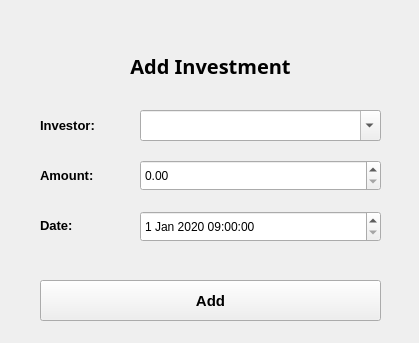
<?xml version="1.0" encoding="UTF-8"?>
<ui version="4.0">
 <class>MainWindow</class>
 <widget class="QMainWindow" name="MainWindow">
  <property name="geometry">
   <rect>
    <x>0</x>
    <y>0</y>
    <width>419</width>
    <height>343</height>
   </rect>
  </property>
  <property name="windowTitle">
   <string>Investment Entry</string>
  </property>
  <widget class="QWidget" name="centralwidget">
   <widget class="QLabel" name="label_4">
    <property name="geometry">
     <rect>
      <x>40</x>
      <y>40</y>
      <width>341</width>
      <height>51</height>
     </rect>
    </property>
    <property name="font">
     <font>
      <family>Kristen ITC</family>
      <pointsize>15</pointsize>
      <weight>75</weight>
      <italic>false</italic>
      <bold>true</bold>
     </font>
    </property>
    <property name="text">
     <string>Add Investment</string>
    </property>
    <property name="alignment">
     <set>Qt::AlignCenter</set>
    </property>
   </widget>
   <widget class="QDateTimeEdit" name="joinDateInput">
    <property name="geometry">
     <rect>
      <x>140</x>
      <y>211</y>
      <width>241</width>
      <height>31</height>
     </rect>
    </property>
    <property name="date">
     <date>
      <year>2020</year>
      <month>1</month>
      <day>1</day>
     </date>
    </property>
    <property name="time">
     <time>
      <hour>9</hour>
      <minute>0</minute>
      <second>0</second>
     </time>
    </property>
   </widget>
   <widget class="QLabel" name="label">
    <property name="geometry">
     <rect>
      <x>40</x>
      <y>160</y>
      <width>71</width>
      <height>31</height>
     </rect>
    </property>
    <property name="font">
     <font>
      <pointsize>10</pointsize>
      <weight>75</weight>
      <bold>true</bold>
     </font>
    </property>
    <property name="text">
     <string>Amount:</string>
    </property>
   </widget>
   <widget class="QPushButton" name="addBtn">
    <property name="geometry">
     <rect>
      <x>40</x>
      <y>280</y>
      <width>341</width>
      <height>41</height>
     </rect>
    </property>
    <property name="font">
     <font>
      <pointsize>11</pointsize>
      <weight>75</weight>
      <bold>true</bold>
     </font>
    </property>
    <property name="text">
     <string>Add</string>
    </property>
   </widget>
   <widget class="QLabel" name="label_3">
    <property name="geometry">
     <rect>
      <x>40</x>
      <y>210</y>
      <width>71</width>
      <height>31</height>
     </rect>
    </property>
    <property name="font">
     <font>
      <pointsize>10</pointsize>
      <weight>75</weight>
      <bold>true</bold>
     </font>
    </property>
    <property name="text">
     <string>Date:</string>
    </property>
   </widget>
   <widget class="QComboBox" name="nameBox">
    <property name="geometry">
     <rect>
      <x>140</x>
      <y>110</y>
      <width>241</width>
      <height>31</height>
     </rect>
    </property>
    <property name="editable">
     <bool>true</bool>
    </property>
   </widget>
   <widget class="QLabel" name="label_5">
    <property name="geometry">
     <rect>
      <x>40</x>
      <y>110</y>
      <width>71</width>
      <height>31</height>
     </rect>
    </property>
    <property name="font">
     <font>
      <pointsize>10</pointsize>
      <weight>75</weight>
      <bold>true</bold>
     </font>
    </property>
    <property name="text">
     <string>Investor:</string>
    </property>
   </widget>
   <widget class="QDoubleSpinBox" name="amountInput">
    <property name="geometry">
     <rect>
      <x>140</x>
      <y>160</y>
      <width>241</width>
      <height>31</height>
     </rect>
    </property>
   </widget>
  </widget>
 </widget>
 <resources/>
 <connections/>
</ui>
